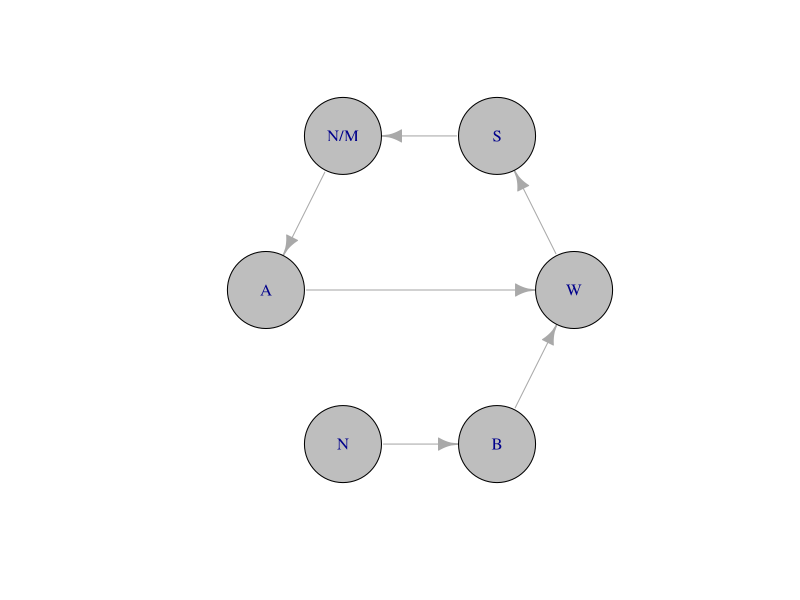

R code for this plot: (Note: this script raises an error after producing the figure.)
## ---- chunk 1
knitr::opts_chunk$set(echo = FALSE, warning = FALSE, 
                      message = FALSE,
                      fig.align = "center",
                      out.width = "600px")
## ---- chunk 2
library(igraph)
el <- rbind(c("W","S"), c("S","N/M"), c("N/M", "A"), c("A", "W"), c("N","B"), c("B","W"))
g <- graph_from_edgelist(el)
g$layout <- layout_in_circle
plot(g, vertex.size=50, vertex.color="gray")
## ---- chunk 3
knitr::include_graphics("https://images-na.ssl-images-amazon.com/images/I/31fzXc46omL._SX312_BO1,204,203,200_.jpg")
## ---- chunk 4
knitr::include_graphics("img/perception-action-cycle.jpg")
## ---- chunk 5
knitr::include_graphics("img/swanson-book-fig-10.12.jpg")
## ---- chunk 6
knitr::include_graphics("img/swanson-2005-fig-1.jpg")
## ---- chunk 7
knitr::include_graphics("img/nested-causality.jpeg")
## ---- chunk 8
knitr::include_graphics("img/biopsych-table-8.1.jpg")
## ---- chunk 9
knitr::include_graphics("http://droualb.faculty.mjc.edu/Course%20Materials/Physiology%20101/Chapter%20Notes/Fall%202007/figure_10_03_labeled.jpg")
## ---- chunk 10
knitr::include_graphics("http://fourier.eng.hmc.edu/e180/lectures/figures/csf_image.gif")
## ---- chunk 11
knitr::include_graphics("http://hearinghealthmatters.org/waynesworld/files/2012/06/Fourier-Analysis.gif")
## ---- chunk 12
knitr::include_graphics("http://indianapublicmedia.org/amomentofscience/files/2010/06/tongue_111.jpg")
## ---- chunk 13
knitr::include_graphics("img/tactile-receptive-field.jpg")
## ---- chunk 14
knitr::include_graphics("https://classconnection.s3.amazonaws.com/594/flashcards/1450594/png/untitled_picture51356035996428.png")
## ---- chunk 15
knitr::include_graphics("http://www.d.umn.edu/~jfitzake/Lectures/UndergradPharmacy/SensoryPhysiology/Audition/Figures/ColoradoA1TonotopicMap.jpg")
## ---- chunk 16
knitr::include_graphics("http://jov.arvojournals.org/data/Journals/JOV/933499/jov-3-10-1-fig001.jpeg")
## ---- chunk 17
knitr::include_graphics("http://bio1152.nicerweb.com/Locked/media/ch49/49_16-MotorSensoryCorts-L.jpg")
## ---- chunk 18
knitr::include_graphics("img/two-point-thresholds.jpg")
## ---- chunk 19
knitr::include_graphics("https://upload.wikimedia.org/wikipedia/commons/5/51/Front_of_Sensory_Homunculus.gif")
## ---- chunk 20
knitr::include_graphics("img/two-point-thresholds.jpg")
## ---- chunk 21
knitr::include_graphics("http://auditoryneuroscience.com/sites/default/files/inline-images/HLdata_0.png")
## ---- chunk 22
knitr::include_graphics("img/swanson-11.4.jpg")
## ---- chunk 23
knitr::include_graphics("img/biopsych-fig-5.5.jpg")
## ---- chunk 24
knitr::include_graphics("img/biospsych-labeled-lines.jpg")
## ---- chunk 25
knitr::include_graphics("img/em-spectrum.jpg")
## ---- chunk 26
knitr::include_graphics("img/hud2014_1000c.jpg")
## ---- chunk 27
knitr::include_graphics("https://sites.google.com/site/obeluwa/_/rsrc/1372214890170/skin/introduction-to-diffuse-reflectance-spectroscopy/sample-spectra.png")
## ---- chunk 28
knitr::include_graphics("img/reflectance-spectrum.gif")
## ---- chunk 29
knitr::include_graphics("img/OpticArray.jpg")
## ---- chunk 30
knitr::include_graphics("img/rgb-monitor.jpg")
## ---- chunk 31
knitr::include_graphics("img/how-camera-works.jpg")
## ---- chunk 32
knitr::include_graphics("img/the-eye-ksj.jpg")
## ---- chunk 33
knitr::include_graphics("img/the-eye.jpg")
## ---- chunk 34
knitr::include_graphics("img/retinal-image.jpg")
## ---- chunk 35
knitr::include_graphics("img/visual-fields.jpg")
## ---- chunk 36
knitr::include_graphics("img/fovea.jpg")
## ---- chunk 37
knitr::include_graphics("img/acuity-across-visual-field.jpg")
## ---- chunk 38
knitr::include_graphics("img/acuity-across-visual-field-graph.jpg")
## ---- chunk 39
knitr::include_graphics("img/two-point-thresholds.jpg")
## ---- chunk 40
knitr::include_graphics("img/photoreceptors.jpg")
## ---- chunk 41
knitr::include_graphics("https://foundationsofvision.stanford.edu/wp-content/uploads/2012/02/rod.cone_.distribution2-1024x467.png")
## ---- chunk 42
knitr::include_graphics("img/1416_Color_Sensitivity.jpg")
## ---- chunk 43
knitr::include_graphics("img/retinal-layers.jpg")
## ---- chunk 44
knitr::include_graphics("img/on-center-off-center-receptive-fields.jpg")
## ---- chunk 45
knitr::include_graphics("img/RGBOpponent.gif")
## ---- chunk 46
knitr::include_graphics("img/eye-to-brain.jpg")
## ---- chunk 47
knitr::include_graphics("img/lgn.jpg")
## ---- chunk 48
knitr::include_graphics("img/eye-to-brain.jpg")
## ---- chunk 49
knitr::include_graphics("http://www.scholarpedia.org/w/images/3/3a/03-Human-V1.png")
## ---- chunk 50
knitr::include_graphics("img/mri-v1-retinotopy.jpg")
## ---- chunk 51
knitr::include_graphics("img/cortical-hypercolumn.jpg")
## ---- chunk 52
knitr::include_graphics("img/dir.selective.png")
## ---- chunk 53
knitr::include_graphics("http://www.scholarpedia.org/w/images/9/99/11-Hubel-Wiesel-model.png")
## ---- chunk 54
knitr::include_graphics("img/spatial-freq-fpsyg-03-00620-g003.jpg")
## ---- chunk 55
knitr::include_graphics("img/cortical-hypercolumn.jpg")
## ---- chunk 56
knitr::include_graphics("img/beyond-v1.jpg")
